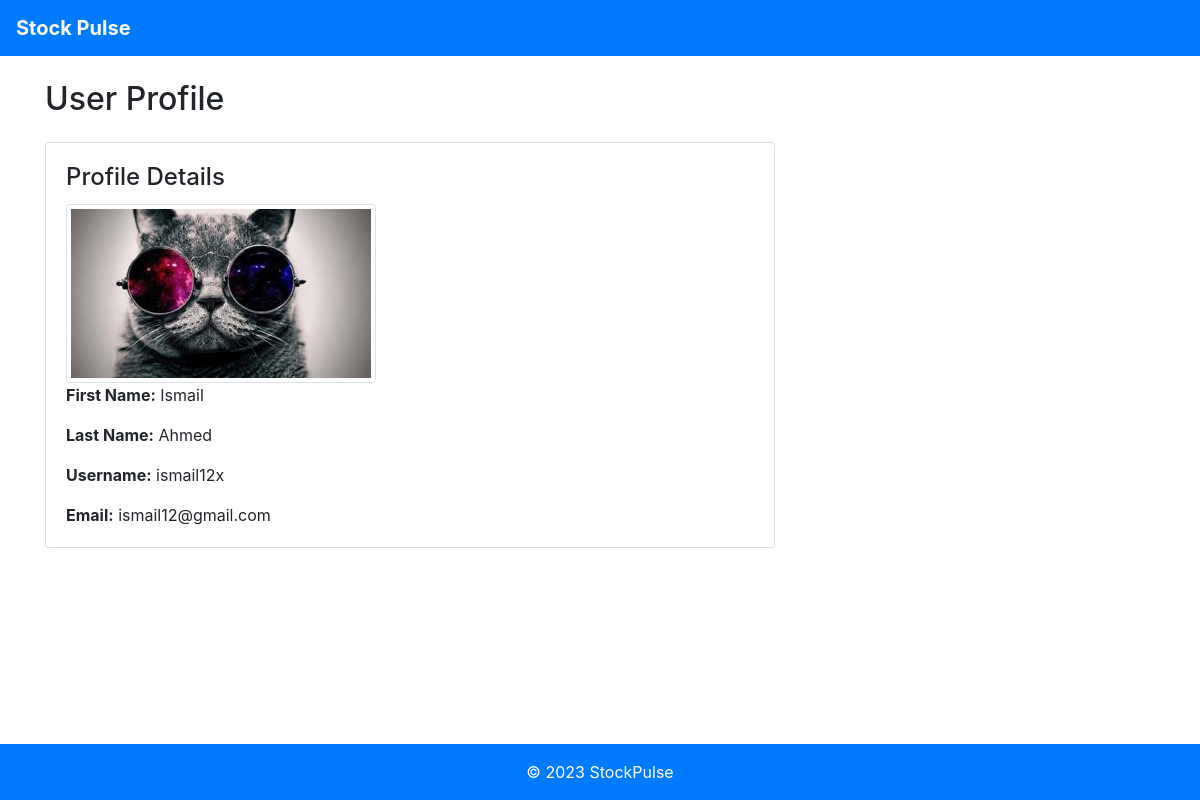
The app's page /accounts/info/ (signed in) with its own data.
### accounts/models.py (models this page shows, shortened)
class CustomUser(AbstractBaseUser, PermissionsMixin):
    email = models.EmailField()
    first_name = models.CharField(max_length=50)
    last_name = models.CharField(max_length=50)
    username = models.CharField(max_length=20, unique=True)
    profile_picture = models.ImageField(upload_to='profile_pics', default='profile_pics/default.jpg')
    is_active = models.BooleanField(default=True)
    is_staff = models.BooleanField(default=False)
    is_superuser = models.BooleanField(default=False)
    date_joined = models.DateTimeField(default=timezone.now)
    objects = CustomUserManager()
    USERNAME_FIELD = 'username'
    REQUIRED_FIELDS = ['email']
    groups = models.ManyToManyField(
        'auth.Group',
        related_name='custom_users',  # Add this related_name
        blank=True,
        verbose_name='groups',
        help_text='The groups this user belongs to. A user will get all permissions granted to each of their groups.',
    )
    user_permissions = models.ManyToManyField(
        'auth.Permission',
        related_name='custom_users',  # Add this related_name
        blank=True,
        verbose_name='user permissions',
        help_text='Specific permissions for this user.',
        related_query_name='custom_user',
    )

### accounts/views.py (the view)
# urls.py: path('info/', views.user_info, name='info'),
@login_required
def user_info(request):
    user = request.user
    return render(request, 'accounts/user_info.html', {'user': user})

### accounts/templates/accounts/user_info.html (shortened to what this page needs)
<!DOCTYPE html>
<html lang="en">
<head>
    <link href="https://stackpath.bootstrapcdn.com/bootstrap/4.3.1/css/bootstrap.min.css" rel="stylesheet">
</head>
<body>
    <nav class="navbar navbar-expand-lg navbar-dark bg-primary">
        <a class="navbar-brand" href="#"><b>Stock Pulse</b></a>
    </nav>
    <div class="container">
        <h2 class="my-4">User Profile</h2>
        <div class="row">
            <div class="col-md-8">
                <div class="card">
                    <div class="card-body">
                        <h4 class="card-title">Profile Details</h4>
                        <img src="{{ user.profile_picture.url }}" alt="Profile Picture" class="img-fluid img-thumbnail">
                        <p class="card-text">
                            <strong>First Name:</strong> {{ user.first_name }}
                        </p>
                        <p class="card-text">
                            <strong>Last Name:</strong> {{ user.last_name }}
                        </p>
                        <p class="card-text">
                            <strong>Username:</strong> {{ user.username }}
                        </p>
                        <p class="card-text">
                            <strong>Email:</strong> {{ user.email }}
                        </p>
                    </div>
                </div>
            </div>
        </div>
    </div>
    <footer class="footer mt-auto py-3 bg-primary fixed-bottom text-white">
        <div class="container text-center">
            <span>© 2023 StockPulse</span>
        </div>
    </footer>
</body>
</html>

### records on screen
CustomUser: profile_picture (placeholder picture), first_name "Ismail", last_name "Ahmed", username "ismail12x", email "ismail12@gmail.com"
